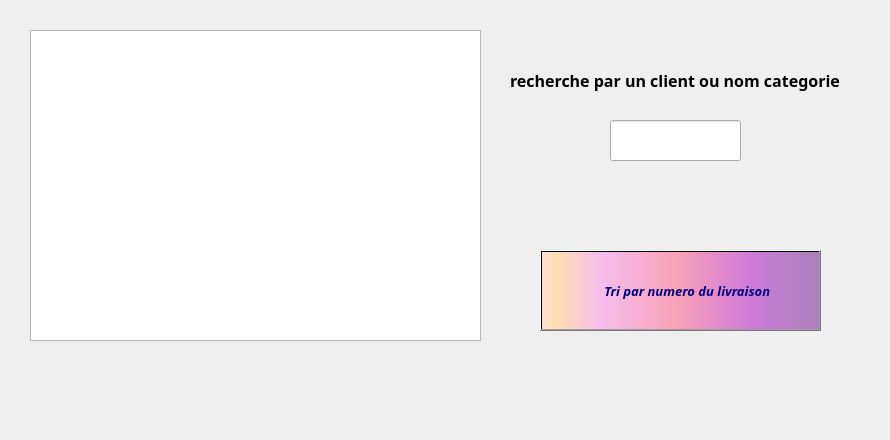
      <widget class="QWidget" name="tab_9">
       <attribute name="title">
        <string>Afficher</string>
       </attribute>
       <widget class="QPushButton" name="pushButton_14">
        <property name="geometry">
         <rect>
          <x>540</x>
          <y>250</y>
          <width>281</width>
          <height>81</height>
         </rect>
        </property>
        <property name="font">
         <font>
          <family>Lucida Calligraphy</family>
          <pointsize>10</pointsize>
          <weight>75</weight>
          <italic>true</italic>
          <bold>true</bold>
          <underline>false</underline>
          <strikeout>false</strikeout>
         </font>
        </property>
        <property name="styleSheet">
         <string notr="true">background-color: qlineargradient(spread:pad, x1:1, y1:0, x2:1, y2:0, stop:0.919598 rgba(255, 0, 111, 255), stop:0.98 rgba(0, 0, 0, 255), stop:1 rgba(235, 148, 61, 255));
color: rgb(0, 0, 127);
background-color: qlineargradient(spread:pad, x1:0, y1:0, x2:1, y2:0, stop:0.0100503 rgba(252, 222, 204, 255), stop:0.0502513 rgba(254, 223, 175, 255), stop:0.211055 rgba(246, 189, 237, 255), stop:0.487437 rgba(249, 162, 183, 255), stop:0.753769 rgba(206, 122, 218, 255), stop:1 rgba(170, 128, 185, 255));</string>
        </property>
        <property name="text">
         <string>      Tri par numero du livraison  </string>
        </property>
        <property name="icon">
         <iconset>
          <normaloff>tri.png</normaloff>tri.png</iconset>
        </property>
        <property name="iconSize">
         <size>
          <width>100</width>
          <height>121</height>
         </size>
        </property>
       </widget>
       <widget class="QTableView" name="tableView">
        <property name="geometry">
         <rect>
          <x>30</x>
          <y>30</y>
          <width>451</width>
          <height>311</height>
         </rect>
        </property>
       </widget>
       <widget class="QLineEdit" name="lineEdit_10">
        <property name="geometry">
         <rect>
          <x>610</x>
          <y>120</y>
          <width>131</width>
          <height>41</height>
         </rect>
        </property>
       </widget>
       <widget class="QLabel" name="label_14">
        <property name="geometry">
         <rect>
          <x>0</x>
          <y>0</y>
          <width>871</width>
          <height>431</height>
         </rect>
        </property>
        <property name="styleSheet">
         <string notr="true">background-image:url(:/155296947_507314950275690_225535330781415924_n.jpg)</string>
        </property>
        <property name="text">
         <string/>
        </property>
       </widget>
       <widget class="QLabel" name="label_15">
        <property name="geometry">
         <rect>
          <x>550</x>
          <y>260</y>
          <width>61</width>
          <height>61</height>
         </rect>
        </property>
        <property name="styleSheet">
         <string notr="true">background-image:url(:/tri.png)</string>
        </property>
        <property name="text">
         <string/>
        </property>
       </widget>
       <widget class="QLabel" name="label_50">
        <property name="geometry">
         <rect>
          <x>510</x>
          <y>40</y>
          <width>371</width>
          <height>81</height>
         </rect>
        </property>
        <property name="font">
         <font>
          <family>Lucida Calligraphy</family>
          <pointsize>12</pointsize>
          <weight>75</weight>
          <bold>true</bold>
         </font>
        </property>
        <property name="text">
         <string>recherche par un client ou nom categorie</string>
        </property>
       </widget>
       <zorder>label_14</zorder>
       <zorder>pushButton_14</zorder>
       <zorder>tableView</zorder>
       <zorder>lineEdit_10</zorder>
       <zorder>label_15</zorder>
       <zorder>label_50</zorder>
      </widget>
